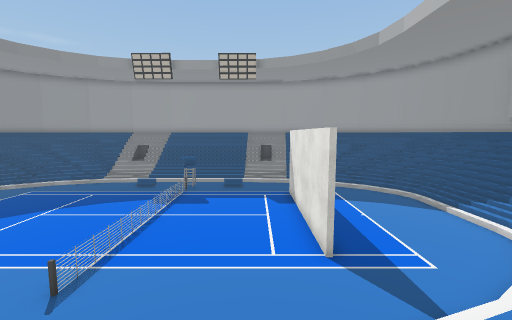
View 1 (above)

15 first-person views from a walk through a Unity game level. The camera is 1.5 m above the floor, tilts 6° down and sees 90° across. The floor is counted in squares, 1 m on a side. Each view is taken from the middle of a square. On the plan, view 1 faces up. The plan holds only what a view shows up to about 13 squares ahead; the rest is blank. The player character is not drawn. Some surface patterns are stand-ins.

View 2
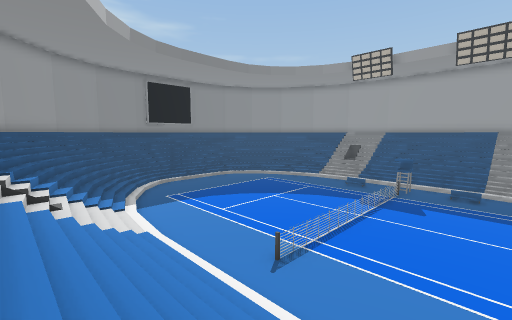

View 3
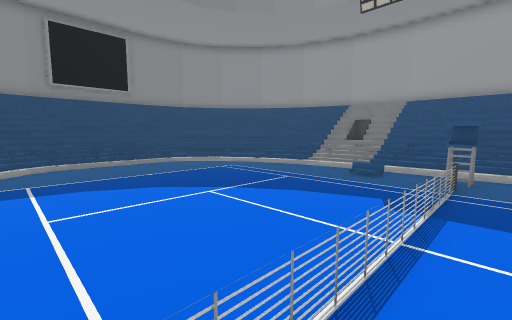

View 4
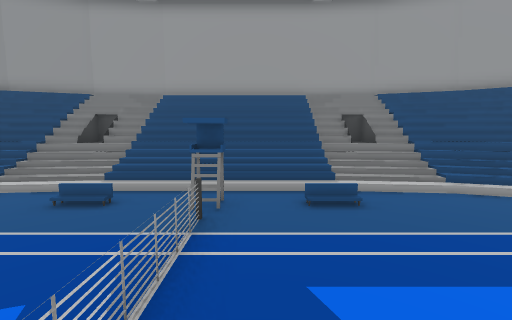

View 5
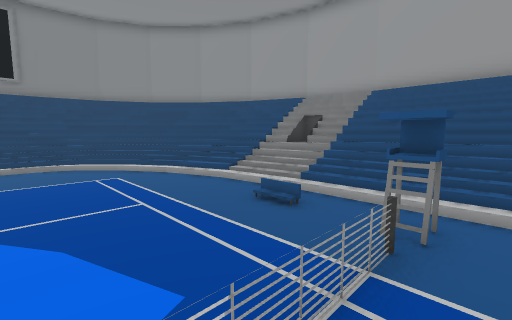

View 6
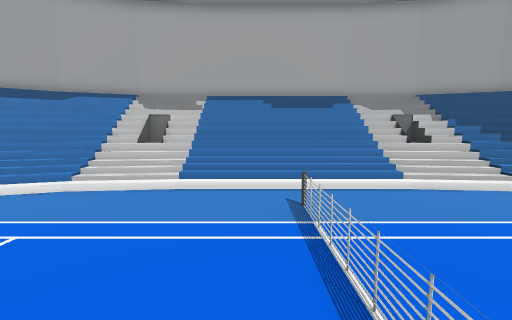

View 7
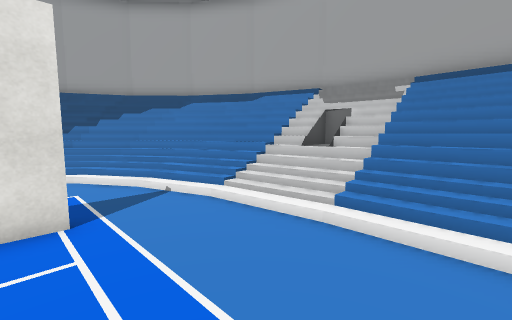

View 8
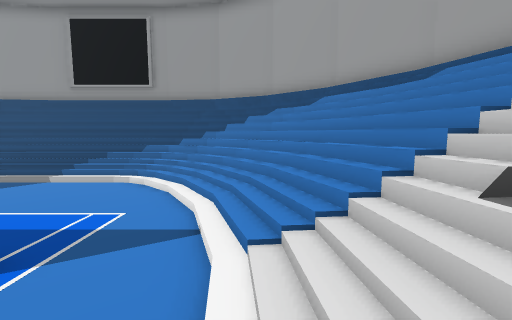

View 9
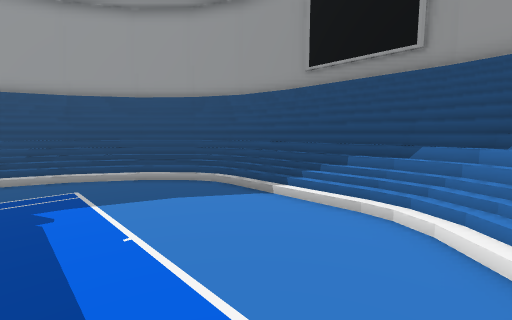

View 10
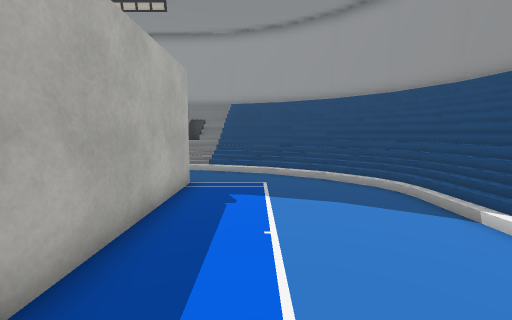

View 11
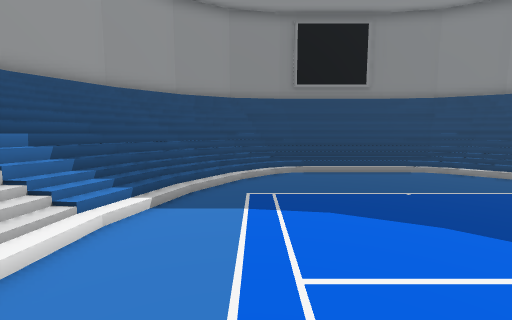

View 12
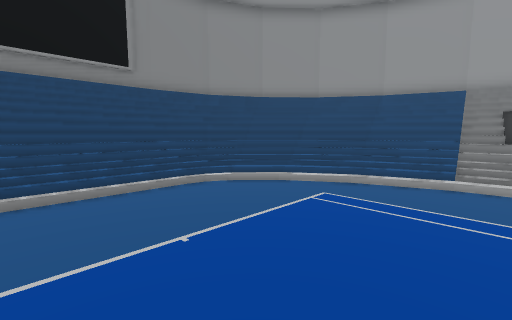

View 13
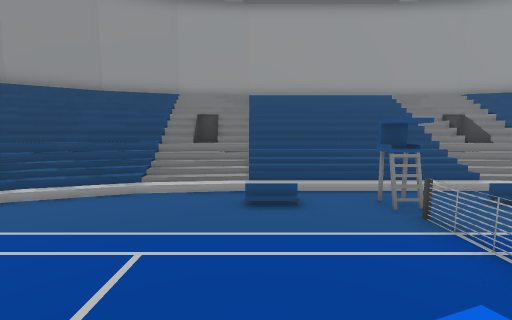

View 14
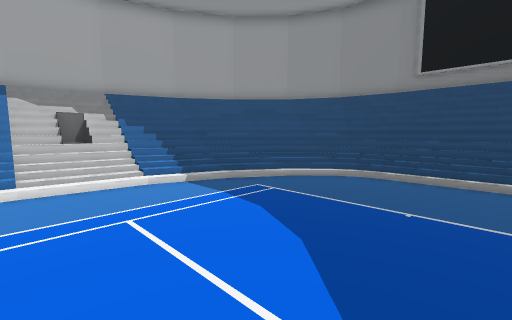

View 15
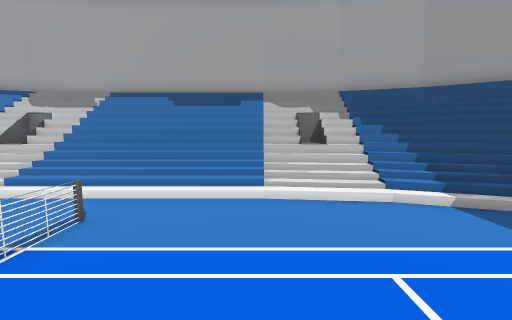

### Floor plan
Key: @ floor where view 1 was taken; # wall or solid block; . main floor; : floor 0.25 m higher than the main floor; + floor 0.5 m higher than the main floor; / step, stairs or slope; = window, fence, low wall or low ledge; C chair.
Columns run from 20 left of view 1 to 12 right of it. Each row starts with its distance up from view 1.
 23            ###########
 22        #####/////////#####
 21      ###/////////////////###
 20    ###/////=/////////=/////###
 19   ##/////////////////////////##
 18   #///////////////////////////#
 17  ##/////////+///////+/////////##
 16  #/////////.....C...../////////#
 15 ##//////........C........//////##
 14 #/////..........=........../////#
 13 #/////..........=.....#..../////#
 12 #////...........=.....#.....////#
 11 #////...........=.....#.....////#
 10 #////...........=.....#.....////#
  9 #////...........=.....#.....////#
  8 #////...........=.....#.....////#
  7 #////...........=.....#.....////#
  6 #/////..........=........../////#
  5 ##//////........=........//////##
  4  #////////.............////////#
  3  ##////////::///////::////////##
  2   #///////////////////////////#
  1   ##/////////////////////////##
  0    ###/////=////////@=/////###
 -1      ##///////////////////##
 -2       ####/////////////####
 -3          ###############

Where each view was taken, in squares from view 1:
view 1: 0 up, 0 right, facing up
view 2: 0 up, 0 right, facing up-left
view 3: 6 up, 3 left, facing up-left
view 4: 10 up, 3 left, facing up
view 5: 11 up, 3 left, facing up-left
view 6: 10 up, 3 left, facing down
view 7: 7 up, 3 left, facing down-right
view 8: 3 up, 1 left, facing right
view 9: 6 up, 3 right, facing up-right
view 10: 6 up, 4 right, facing up
view 11: 6 up, 6 left, facing left
view 12: 8 up, 9 left, facing up-left
view 13: 10 up, 7 left, facing up
view 14: 11 up, 7 left, facing down-left
view 15: 9 up, 7 left, facing down
